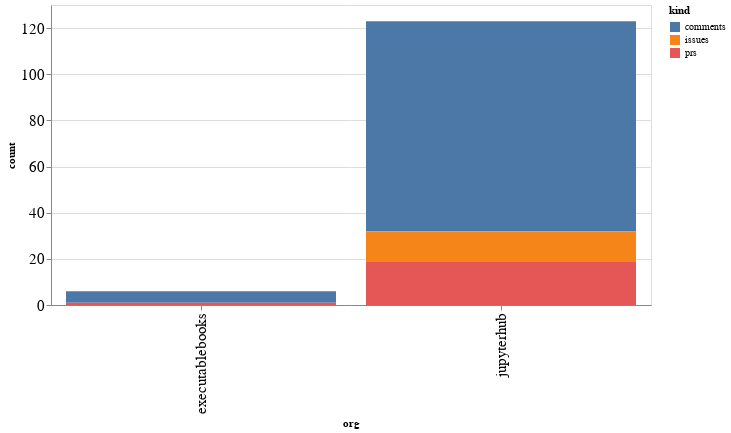

This figure's notebook cell:
### Code cell
alt.Chart(org_summaries, width=600).mark_bar().encode(
    x='org',
    y='count',
    color='kind',
    tooltip="org"
)

### Figure 1 — Vega-Lite specification as saved in the notebook (floating-point values rounded to 4 significant figures)
{"config": {"axisLeft": {"labelFontSize": 15}, "axisBottom": {"labelFontSize": 15}}, "data": {"name": "data-b399be8168a0e5bd7d5c4cc8d29b4aba"}, "mark": "bar", "encoding": {"color": {"type": "nominal", "field": "kind"}, "tooltip": {"type": "nominal", "field": "org"}, "x": {"type": "nominal", "field": "org"}, "y": {"type": "quantitative", "field": "count"}}, "width": 600, "$schema": "https://vega.github.io/schema/vega-lite/v4.8.1.json", "datasets": {"data-b399be8168a0e5bd7d5c4cc8d29b4aba": [{"org": "executablebooks", "kind": "comments", "count": 5}, {"org": "executablebooks", "kind": "prs", "count": 1}, {"org": "jupyterhub", "kind": "comments", "count": 91}, {"org": "jupyterhub", "kind": "issues", "count": 13}, {"org": "jupyterhub", "kind": "prs", "count": 19}]}}
